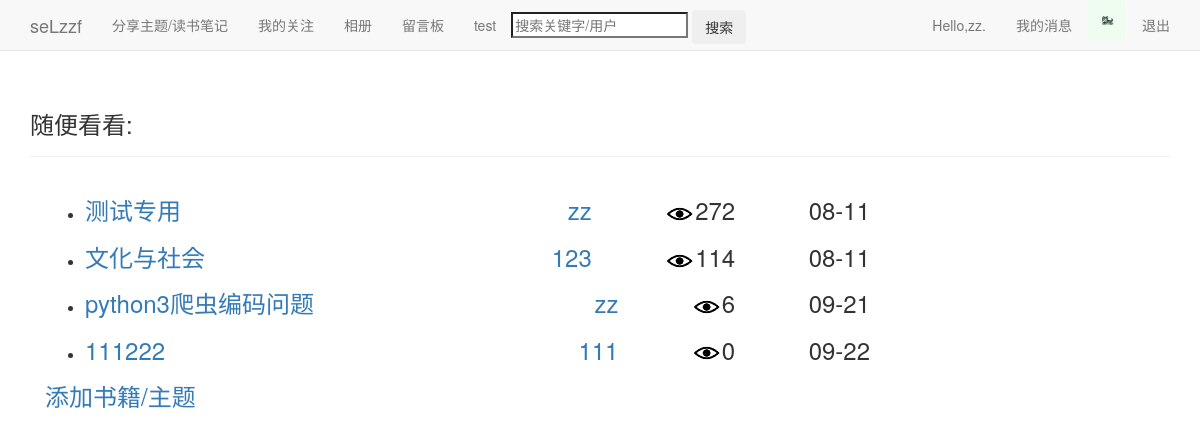
Page /index/ (signed in) on the committed database.
### users/models.py (models this page shows, shortened)
class Userinfo(models.Model):
	user=models.OneToOneField(User)
	pic=models.ImageField(upload_to='images',default='images/default.jpg',verbose_name='头像',blank=True)
	sex=models.CharField('性别',max_length=2,choices=(
	('男','♂'),('女','♀')),blank=True)
	birthday=models.DateField('生日',default='2000-01-01',blank=True)
	school=models.TextField('学校',max_length=50,default='暂未设置所在学校')
	autograph=models.TextField('个性签名',max_length=50,default='暂未设置个性签名')

### blogs/models.py (models this page shows, shortened)
class Theme(models.Model):
	owner=models.ForeignKey(User)
	title=models.CharField('标题',max_length=15)
	date_added=models.DateTimeField(auto_now_add=True)
	设为私密=models.BooleanField(default=False)
	views=models.PositiveIntegerField(default=0)
	praises=models.PositiveIntegerField(default=0)

### blogs/views.py (the view)
# urls.py: url(r'^index/$',views.index,name='index'),
@login_required
def index(request):
	themes=Theme.objects.filter(设为私密=False)
	page_user=request.user
	request_userinfo=Userinfo.objects.get(user=page_user)
	context={'themes':themes,'page_user':page_user,'request_userinfo':request_userinfo}
	return render(request,'blogs/index.html',context)

### blogs/templates/blogs/index.html (shortened to what this page needs)
{% extends "blogs/base.html" %}
{% load static %}
{% block header %}
  <h3>随便看看:</h3>
{% endblock header %}
{% block content %}
<div class="col-md-9">
<ul>
  {% for theme in themes %}
	<li><h3>
	  <a href="{% url 'blogs:theme' theme.owner.id theme.id %}">{{theme.title}}</a>
	  <div style="float:right;">
		{{theme.date_added|date:'m-d'}}
	  </div>
	  <div style="float:right;">
		<img src="{% static 'images/views.jpg' %}"/>{{theme.views}}
	  </div>
	  <a style="float:right;" href="{% url 'users:userinfo' theme.owner.id %}">{{theme.owner}}</a>
	</h3></li>
  {% empty %}
	<li>暂时还没有人发表主题。</li>
  {% endfor %}
</ul>
  {% if page_user == user %}
  <h3>
    <a href="{% url 'blogs:new_theme' %}">添加书籍/主题</a>
  </h3>
  {% endif %}
</div>
{% endblock content %}

### blogs/templates/blogs/base.html (shortened to what this page needs)
{% load bootstrap3 %}
{% load static %}
<!DOCTYPE html>
<html lang='en'>
<head>
  {% bootstrap_css %}
</head>
<body>
  <nav class='navbar navbar-default navbar-static-top'>
    <div class='container'>
	  <div class='navbar-header'>
	    <a class='navbar-brand' href="{% url 'blogs:index' %}">seLzzf</a>
	  </div>
	  <div id='navbar' class='navbar-collapse collapse'>
	    <ul class='nav navbar-nav'>
		  <li><a href="{% url 'blogs:themes' page_user.id %}">分享主题/读书笔记</a></li>
		  {% if user == page_user %}
		  <li><a href="{% url 'action:action' user.id %}">我的关注</a></li>
		  {% endif %}
		  <li><a href="">相册</a></li>
		  <li><a href="{% url 'message:message' page_user.id %}">留言板</a></li>
		  <li><a href="{% url 'blogs:test' %}">test</a></li>
		  <li style='margin-top:10px' class='search'>
		    <form method='post' action="{% url 'blogs:search' %}">
		    <input name='search' type='search' placeholder='搜索关键字/用户'>
		    <input class='btn' type='submit' value='搜索'>
		    </form>
		  </li>
		</ul>
		<ul class='nav navbar-nav navbar-right'>
		  {% if user.is_authenticated %}
			<li><a href="{% url 'users:userinfo' user.id %}">Hello,{{ user.username }}.</a></li>
			<li><a href="{% url 'users:userinfo' user.id %}">我的消息</a></li>
			<li><img src="{{ request_userinfo.pic.url }}" alt='pic' height="40" width="40"/></li>
			<li><a href="{% url 'users:logout' %}">退出</a></li>
		  {% endif %}
		</ul>
	  </div>
	</div>
  </nav>
  <div class='container'>
    <div class='page-header'>
      {% block header %}{% endblock header %}
    </div>
    <div>
      {% block content %}{% endblock content %}
	</div>
  </div>
</body>
</html>

### rows in the picture
Userinfo: pic (picture)
Theme: title "测试专用", date_added "08-11", views "272", owner "zz"
Theme: title "文化与社会", date_added "08-11", views "114", owner "123"
Theme: title "python3爬虫编码问题", date_added "09-21", views "6", owner "zz"
Theme: title "111222", date_added "09-22", views "0", owner "111"

### other values in the picture
{{ user.username }} "zz"
